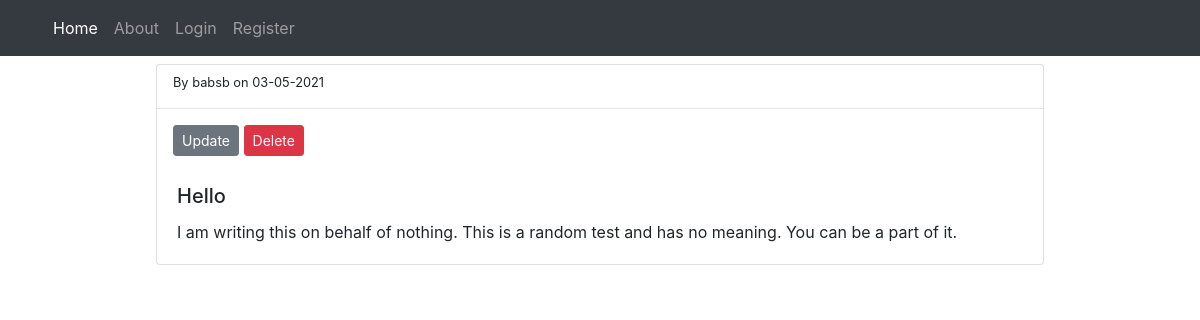
/post/6, run on the app's committed database.
### FlaskBlog/models.py (models this page shows, shortened)
class User(db.Model, UserMixin):
    id=db.Column(db.Integer, primary_key=True)
    username=db.Column(db.String(20), unique=True, nullable=False)
    email=db.Column(db.String(40), unique=True, nullable=False)
    password=db.Column(db.String(60), nullable=False)
    posts=db.relationship('Post',backref='author',lazy=True)

class Post(db.Model, UserMixin):
    id=db.Column(db.Integer, primary_key=True)
    title=db.Column(db.String(40), nullable=False)
    description=db.Column(db.String(80), nullable=False)
    date_posted=db.Column(db.DateTime,default=datetime.utcnow)
    user_id=db.Column(db.Integer,db.ForeignKey('user.id'),nullable=False)

### FlaskBlog/routes.py (the view)
@app.route('/post/<int:post_id>', methods=['GET','POST'])
def get_post(post_id):
    post = Post.query.get(post_id)
    return render_template('get_post.html', title=f'Post{post_id}', post=post)

### FlaskBlog/templates/get_post.html
{% extends 'layout.html' %}
{% block content %}
<div class="mx-auto" style="width:80%">
    <div class="card mt-2">
        <small class="ml-3 mt-2">By {{ post.author.username }} on {{ post.date_posted.strftime('%d-%m-%Y')}}</small>
        <hr>
        <div class="ml-3 mb-2 float-right">
            <a href="{{url_for('update_post', post_id=post.id)}}" class="btn btn-secondary btn-sm">Update</a>
            <a href="{{url_for('delete_post', post_id=post.id)}}" class="btn btn-danger btn-sm">Delete</a>
        </div>
        <div class="card-body">
            <h5 class="card-title">{{ post.title }}</h5>
            <p class="card-text">{{ post.description}}</p>
        </div>
    </div>
</div>
{% endblock %}

### data on the page
User: author.username "babsb"
Post: date_posted "03-05-2021", title "Hello", description "I am writing this on behalf of nothing. This is a random test and has no meaning. You can be a part of it."
